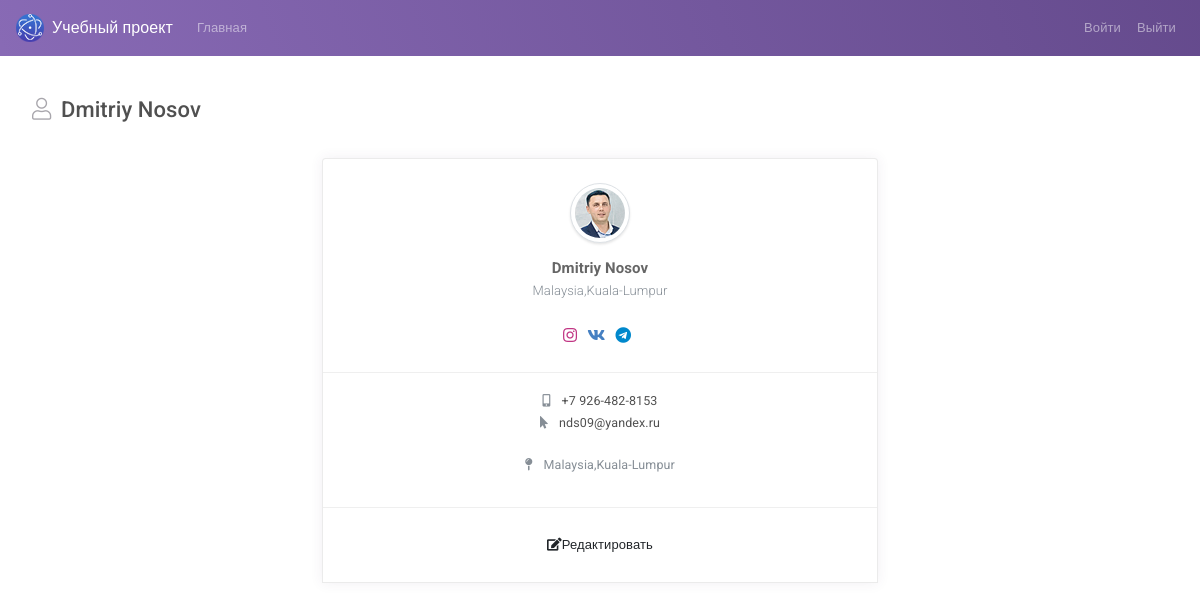
The page /page_profile.php?user_id=1 (signed in) on the database its author committed.
### tables this page shows
CREATE TABLE `user_info` (
  `id` int(11) NOT NULL,
  `user_id` int(10) UNSIGNED NOT NULL,
  `name` varchar(150) DEFAULT NULL,
  `lastname` varchar(150) DEFAULT NULL,
  `edu` varchar(150) DEFAULT NULL,
  `prof` varchar(150) DEFAULT NULL,
  `phone` varchar(100) DEFAULT NULL,
  `address` varchar(250) DEFAULT NULL
);

CREATE TABLE `user_img` (
  `id` int(11) NOT NULL,
  `user_id` int(10) UNSIGNED NOT NULL,
  `filename` varchar(150) DEFAULT 'avatar-m.png'
);

CREATE TABLE `user_privacy` (
  `user_id` int(11) NOT NULL,
  `email` varchar(150) DEFAULT NULL,
  `passwrd` varchar(150) DEFAULT NULL,
  `status` varchar(50) NOT NULL DEFAULT 'Отошел',
  `role` varchar(50) NOT NULL DEFAULT 'user'
);

### function.php (called while the page is built, shortened)
<?php
  function get_user_profile($user_id) {
   $charset = 'SET NAMES utf8';
   $pdo = new PDO("mysql:host=localhost;dbname=immersion","root","root",array(PDO::MYSQL_ATTR_INIT_COMMAND => "$charset"));
  $sql = "SELECT DISTINCT `user_info`.*,`user_img`.`filename`,`user_privacy`.`passwrd`,`user_privacy`.`email`,`user_privacy`.`status`,`user_smm`.`vk`,`user_smm`.`teleg`,`user_smm`.`insta`
    FROM `user_info`
    LEFT JOIN `user_img` ON `user_info`.`user_id` = `user_img`.`user_id`
    LEFT JOIN `user_privacy` ON `user_info`.`user_id` = `user_privacy`.`user_id`
    LEFT JOIN `user_smm` ON `user_info`.`user_id` = `user_smm`.`user_id`
    WHERE `user_info`.`user_id`  = :user_id";
   $statement    = $pdo->prepare($sql);
   $statement   -> execute ([
    "user_id"    => $user_id
   ]);
   $profile_user = $statement  -> fetchAll(PDO::FETCH_ASSOC);
   return $profile_user;
  }
 function get_profile_img($user_id) {
  $charset = 'SET NAMES utf8';
  $pdo = new PDO("mysql:host=localhost;dbname=immersion","root","root",array(PDO::MYSQL_ATTR_INIT_COMMAND => "$charset"));
  $sql = "SELECT `filename` FROM `user_img` WHERE `user_id` = :user_id";
  $statement    = $pdo->prepare($sql);
  $statement   -> execute ([
    "user_id" => $user_id
  ]);
  $profile_img = $statement  -> fetch(PDO::FETCH_ASSOC);
  return $profile_img;
 }

### page_profile.php (the view, shortened to what this page needs)
<?php
  include_once './function.php';
  if(isset($_GET['user_id']))
    $user_id = $_GET['user_id'];
  $profile_user    = get_user_profile($user_id);
  $profile_img = get_profile_img($user_id);
?>
<!DOCTYPE html>
<html lang="en">
<head>
    <link id="vendorsbundle" rel="stylesheet" media="screen, print" href="css/vendors.bundle.css">
    <link id="appbundle" rel="stylesheet" media="screen, print" href="css/app.bundle.css">
    <link id="myskin" rel="stylesheet" media="screen, print" href="css/skins/skin-master.css">
    <link rel="stylesheet" media="screen, print" href="css/fa-solid.css">
    <link rel="stylesheet" media="screen, print" href="css/fa-brands.css">
    <link rel="stylesheet" media="screen, print" href="css/fa-regular.css">
</head>
    <body class="mod-bg-1 mod-nav-link">
        <nav class="navbar navbar-expand-lg navbar-dark bg-primary bg-primary-gradient">
            <a class="navbar-brand d-flex align-items-center fw-500" href="#"><img alt="logo" class="d-inline-block align-top mr-2" src="img/logo.png"> Учебный проект</a>
            <div class="collapse navbar-collapse" id="navbarColor02">
                <ul class="navbar-nav mr-auto">
                    <li class="nav-item ">
                    <a class="nav-link" href="users.php">Главная <span class="sr-only">(current)</span></a>
                    </li>
                </ul>
                <ul class="navbar-nav ml-auto">
                    <li class="nav-item">
                        <a class="nav-link" href="./login.php?clearsession=true">Войти</a>
                    </li>
                    <li class="nav-item">
                       <a class="nav-link" href="./users.php?clearsession=true">Выйти</a>
                    </li>
                </ul>
            </div>
        </nav>
        <main id="js-page-content" role="main" class="page-content mt-3">
        <?php
         foreach ($profile_user as $p_user):
        ?>
            <div class="subheader">
                <h1 class="subheader-title">
                    <i class='subheader-icon fal fa-user'></i>
                    <?php echo $p_user['name'] ." ". $p_user['lastname'];?>
                </h1>
            </div>
            <div class="row">
              <div class="col-lg-6 col-xl-6 m-auto">
                    <div class="card mb-g rounded-top">
                        <div class="row no-gutters row-grid">
                            <div class="col-12">
                                <div class="d-flex flex-column align-items-center justify-content-center p-4">
                                    <img src="img/demo/avatars/<?=$profile_img['filename']?>" class="rounded-circle shadow-2 img-thumbnail" alt="">
                                    <h5 class="mb-0 fw-700 text-center mt-3">
                                        <? echo $p_user['name'] ." ". $p_user['lastname'];?>
                                        <small class="text-muted mb-0"><?=$p_user['address']?></small>
                                    </h5>
                                    <div class="mt-4 text-center demo">
                                        <a href="javascript:void(<?=$p_user['insta']?>);" class="fs-xl" style="color:#C13584">
                                            <i class="fab fa-instagram"></i>
                                        </a>
                                        <a href="javascript:void(<?=$p_user['vk']?>);" class="fs-xl" style="color:#4680C2">
                                            <i class="fab fa-vk"></i>
                                        </a>
                                        <a href="javascript:void(<?=$p_user['teleg']?>);" class="fs-xl" style="color:#0088cc">
                                            <i class="fab fa-telegram"></i>
                                        </a>
                                    </div>
                                </div>
                            </div>
                            <div class="col-12">
                                <div class="p-3 text-center">
                                    <a href="tel:+13174562564" class="mt-1 d-block fs-sm fw-400 text-dark">
                                        <i class="fas fa-mobile-alt text-muted mr-2"></i> <?=$p_user['phone']?></a>
                                    <a href="mailto:oliver.kopyov@marlin.ru" class="mt-1 d-block fs-sm fw-400 text-dark">
                                        <i class="fas fa-mouse-pointer text-muted mr-2"></i> <?=$p_user['email']?></a>
                                    <address class="fs-sm fw-400 mt-4 text-muted">
                                        <i class="fas fa-map-pin mr-2"></i> <?=$p_user['address']?>
                                    </address>
                                </div>
                            </div>
                           <div class="col-12">
                                <div class="p-3 text-center">
                                  <a class="dropdown-item" href="edit.php?user_id=<?=$p_user['user_id']?>">
                                    <i class="fa fa-edit"></i>Редактировать</a>
                                </div>
                            </div>
                        </div>
                    </div>
               </div>
            </div>
            <?endforeach?>
        </main>
    </body>
</html>

### css/fa-solid.css (style rules this page uses)
.fa,.fas { font-family:'Font Awesome 5 Pro';font-weight:900 }

### css/fa-brands.css (style rules this page uses)
.fab { font-family:'Font Awesome 5 Brands';font-weight:400 }

### rows shown on the page
user_info: name "Dmitriy", lastname "Nosov", user_img.filename (picture), address "Malaysia,Kuala-Lumpur", phone "+7 926-482-8153", user.email "nds09@yandex.ru"
